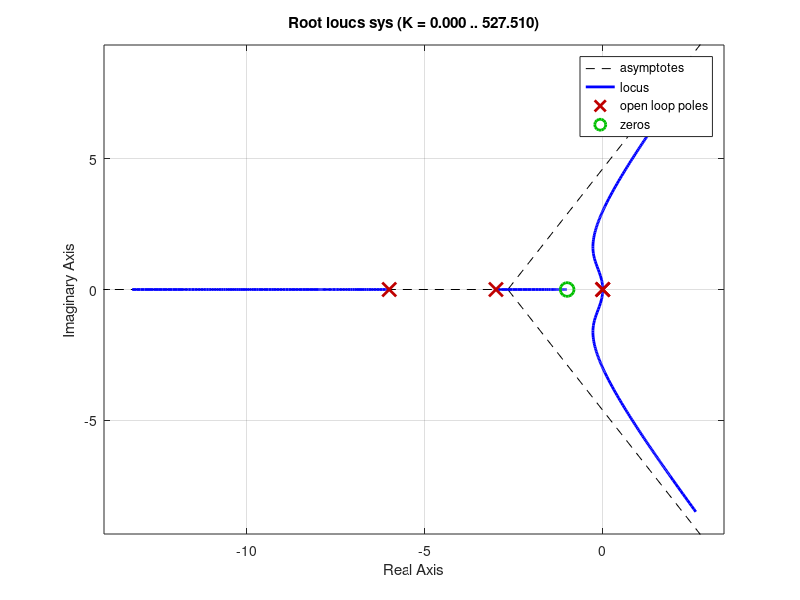
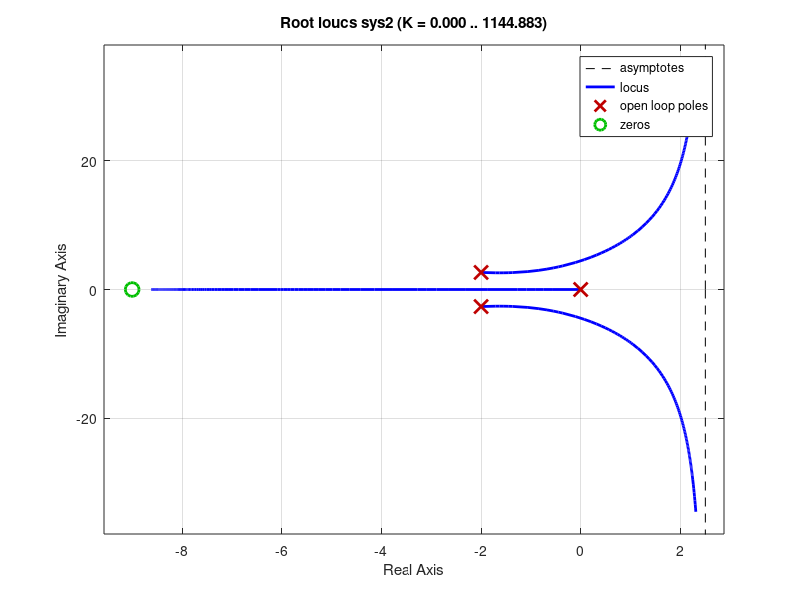
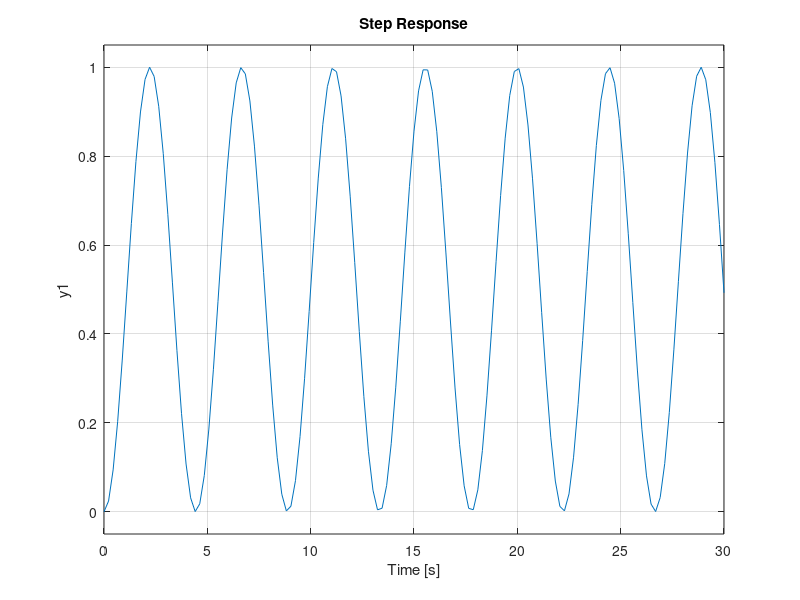
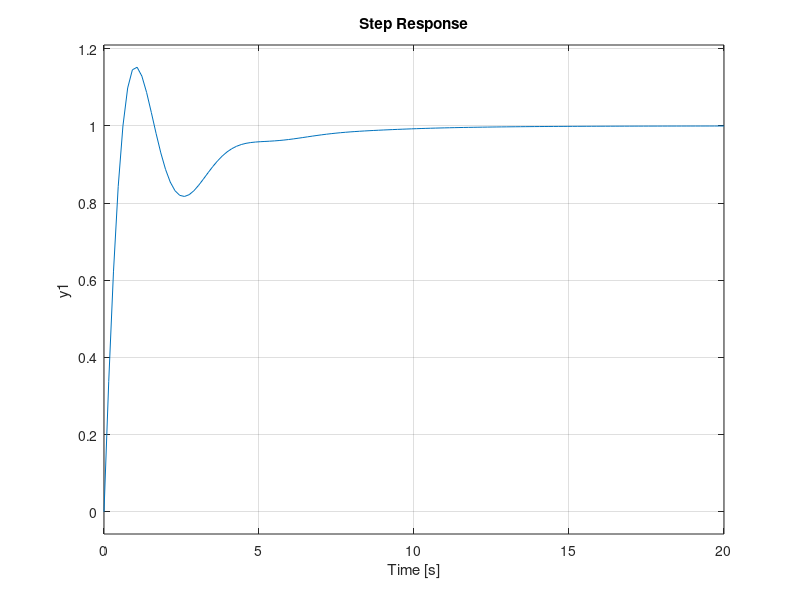

MATLAB code to generate these figures, in order:
%Q1
k=1;
 sys=tf([2*k 2*k],[1  9 18 0 0])
 figure
rlocus(sys);

%Q2 
k=1;
sys2=tf([1*k 9*k],[1 4 11 0])
figure
rlocus(sys2);

%Q3
a=.672;
k=2.36;
Gs=tf([0 1],[1 0 1])
GcGs=tf(conv([k k],[1 a]),[1 0 1 0])
sys3=feedback(Gs,1)
figure
step(sys3)
sys5=feedback(GcGs,1)
figure
step(sys5)

%Q4
k=1;
sys4=tf([10*k 3*k],[1 3 2 0])
figure
bode(sys4)

